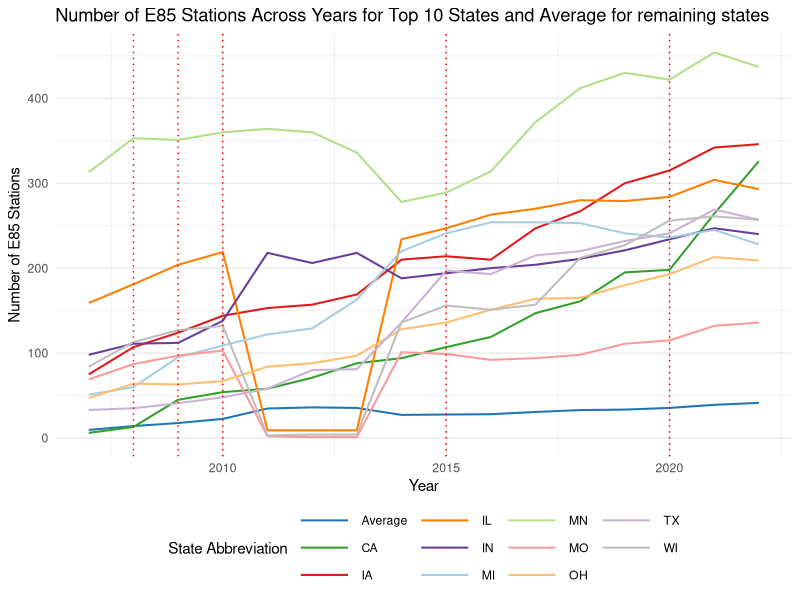
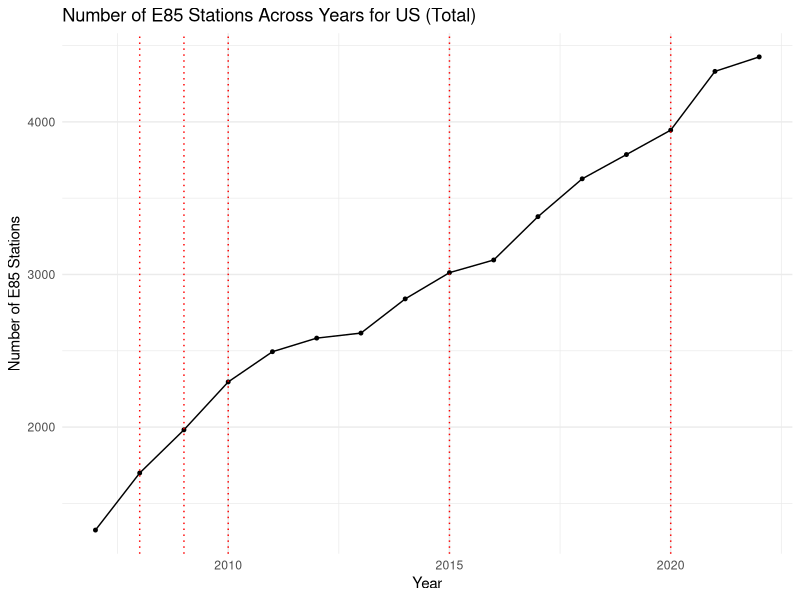
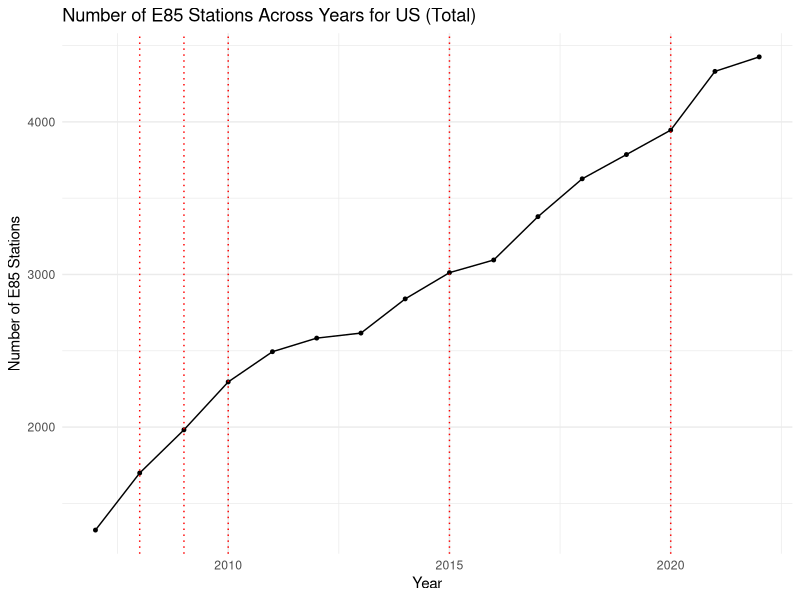
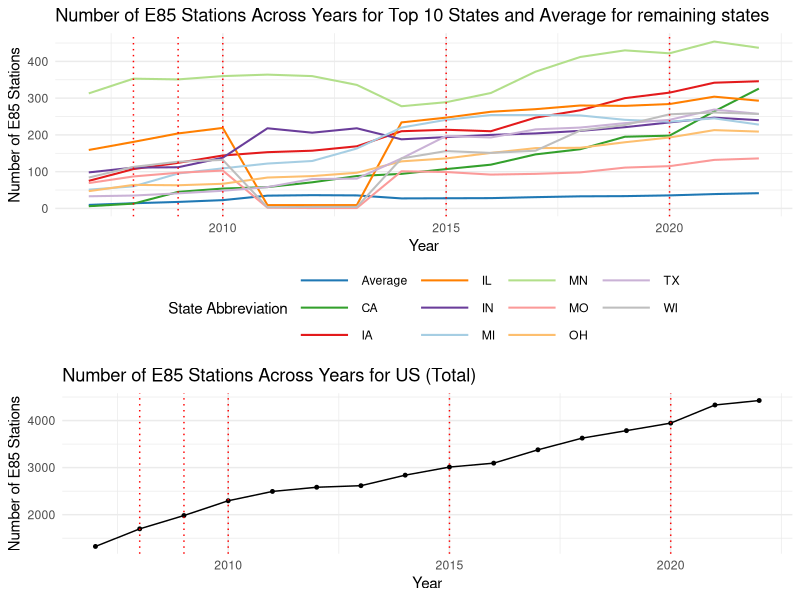

Generate these figures, in order, with R:
# Load required libraries
library(ggplot2)
library(maps)
library(stringr)
library(tidyverse)
library(gridExtra)

#reading data
merge_final=read.csv("Data/Merging/merge_final.csv")
top_states <- merge_final %>%
  group_by(state_abb) %>%
  summarise(total_e85_stations = sum(e85, na.rm = TRUE)) %>%
  top_n(10, wt = total_e85_stations) %>%
  pull(state_abb)
# Define custom color palette for the top 15 states
custom_colors <- c("#1f78b4", "#33a02c", "#e31a1c", "#ff7f00", "#6a3d9a", "#a6cee3", "#b2df8a", "#fb9a99", "#fdbf6f", "#cab2d6")
top_states_data <- merge_final %>%
  filter(state_abb %in% top_states) %>%
  mutate(avg_e85_stations = e85) %>%
  ungroup () |>
  select(state_abb, avg_e85_stations, year)
all_states=unique(merge_final$state_abb)
other_states_data=merge_final |>
  filter(!(state_abb %in% top_states)) |> 
  group_by(year) |>
  summarise(avg_e85_stations = mean(e85, na.rm = TRUE)) |>
  mutate(state_abb="Average") |>
  ungroup ()
top_states_data=rbind(top_states_data, other_states_data)
# Create the plot with modified aesthetics and theme
graph1 <- ggplot(top_states_data, aes(x = year, y = avg_e85_stations, group = state_abb, color = state_abb)) +
  geom_line(size = 0.7) +
  labs(title = "Number of E85 Stations Across Years for Top 10 States and Average for remaining states",
       x = "Year",
       y = "Number of E85 Stations",
       color = "State Abbreviation") +
  scale_color_manual(values = c(custom_colors, "grey")) +  # Set custom colors and grey for the average line
  theme_minimal() +
  theme(legend.position = "bottom",            # Position legend at the bottom
        legend.direction = "horizontal",       # Arrange legend items horizontally
        legend.key.width = unit(1.5, "cm"),    # Adjust legend key width
        legend.key.height = unit(0.5, "cm"),   # Adjust legend key height
        legend.box.spacing = unit(0.2, "cm"))  + 
  geom_vline(aes(xintercept = 2015), linetype = "dotted", color = "red")+
  geom_vline(xintercept = 2008, linetype = "dotted", color = "red") +
  geom_vline(xintercept = 2020, linetype = "dotted", color = "red") +
  geom_vline(xintercept = 2010, linetype = "dotted", color = "red") +
  geom_vline(xintercept = 2009, linetype = "dotted", color = "red")
# Print the modified plot
print(graph1)

aggregate_df=merge_final %>%
  group_by(year) %>%
  summarise(total_e85_stations = sum(e85, na.rm = TRUE)) %>%
  select(total_e85_stations, year)

graph2 <- ggplot(aggregate_df, aes(x = year, y = total_e85_stations)) +
  geom_point(size = 1) +
  geom_line() +
  labs(title = "Number of E85 Stations Across Years for US (Total)",
       x = "Year",
       y = "Number of E85 Stations") +
  theme_minimal() +
  geom_vline(xintercept = 2015, linetype = "dotted", color = "red") +
  geom_vline(xintercept = 2008, linetype = "dotted", color = "red") +
  geom_vline(xintercept = 2020, linetype = "dotted", color = "red") +
  geom_vline(xintercept = 2010, linetype = "dotted", color = "red") +
  geom_vline(xintercept = 2009, linetype = "dotted", color = "red")

print(graph2)

graph2

# Combine graphs vertically with equal heights
combined_graph <- grid.arrange(graph1, graph2, ncol = 1, heights = c(3, 2))
ggsave("Outputs/Exploratory_Analysis/e85_overtime_graph.png", 
       combined_graph, 
       width = 8, 
       height = 10,  # Set the height explicitly to ensure equal heights for both graphs
       units = "in", 
       dpi = 300)
# Print the combined graph
print(combined_graph)